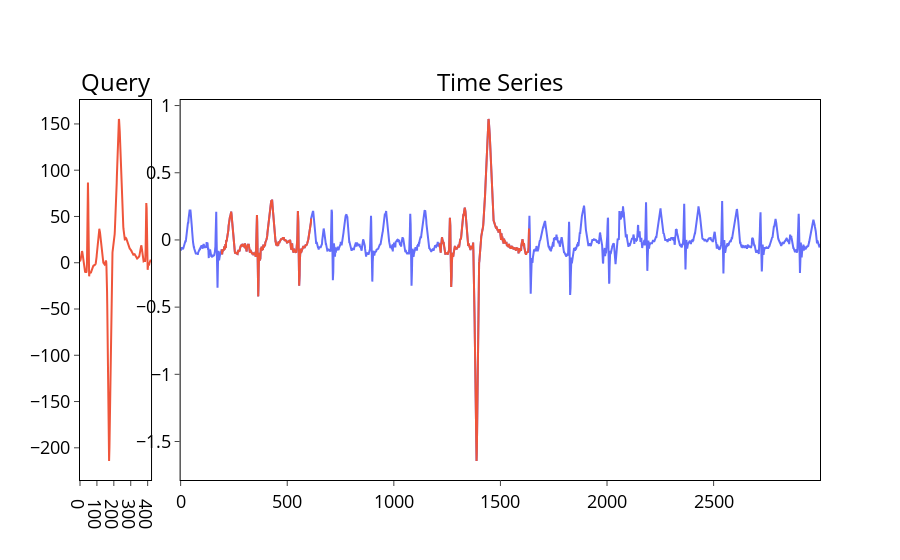

Source (notebook cell):
### Code cell
plot_bestmatch_results(ts, query, naive_bestmatch_results)

### Figure 1 — Plotly figure (JSON) as saved in the notebook; plotly's stock layout.template omitted (floating-point values rounded to 4 significant figures; data arrays with more than 128 entries replaced by an {"elided": "..."} marker saying what was removed)
{"data": [{"line": {"color": "#EF553B"}, "type": "scatter", "x": {"elided": "421 int values"}, "xaxis": "x", "y": {"elided": "421 float values"}, "yaxis": "y"}, {"line": {"color": "#636EFA"}, "type": "scatter", "x": {"elided": "3000 int values"}, "xaxis": "x2", "y": {"elided": "3000 float values"}, "yaxis": "y2"}, {"line": {"color": "#EF553B"}, "type": "scatter", "x": {"elided": "421 int values"}, "xaxis": "x2", "y": {"elided": "421 float values"}, "yaxis": "y2"}, {"line": {"color": "#EF553B"}, "type": "scatter", "x": {"elided": "421 int values"}, "xaxis": "x2", "y": {"elided": "421 float values"}, "yaxis": "y2"}], "layout": {"annotations": [{"font": {"color": "black", "size": 24}, "showarrow": false, "text": "Query", "x": 0.048, "xanchor": "center", "xref": "paper", "y": 1, "yanchor": "bottom", "yref": "paper"}, {"font": {"color": "black", "size": 24}, "showarrow": false, "text": "Time Series", "x": 0.568, "xanchor": "center", "xref": "paper", "y": 1, "yanchor": "bottom", "yref": "paper"}], "paper_bgcolor": "rgba(0,0,0,0)", "plot_bgcolor": "rgba(0,0,0,0)", "showlegend": false, "title": {"x": 0.5}, "xaxis": {"anchor": "y", "domain": [0, 0.096], "linecolor": "#000", "linewidth": 1, "mirror": true, "showgrid": false, "tickfont": {"color": "black", "size": 18}, "ticks": "outside", "tickwidth": 1}, "xaxis2": {"anchor": "y2", "domain": [0.136, 1], "linecolor": "#000", "linewidth": 1, "mirror": true, "showgrid": false, "tickfont": {"color": "black", "size": 18}, "ticks": "outside", "tickwidth": 1}, "yaxis": {"anchor": "x", "domain": [0, 1], "linecolor": "#000", "linewidth": 1, "mirror": true, "showgrid": false, "tickfont": {"color": "black", "size": 18}, "ticks": "outside", "tickwidth": 1, "zeroline": false}, "yaxis2": {"anchor": "x2", "domain": [0, 1], "linecolor": "#000", "linewidth": 1, "mirror": true, "showgrid": false, "tickfont": {"color": "black", "size": 18}, "ticks": "outside", "tickwidth": 1, "zeroline": false}}}
